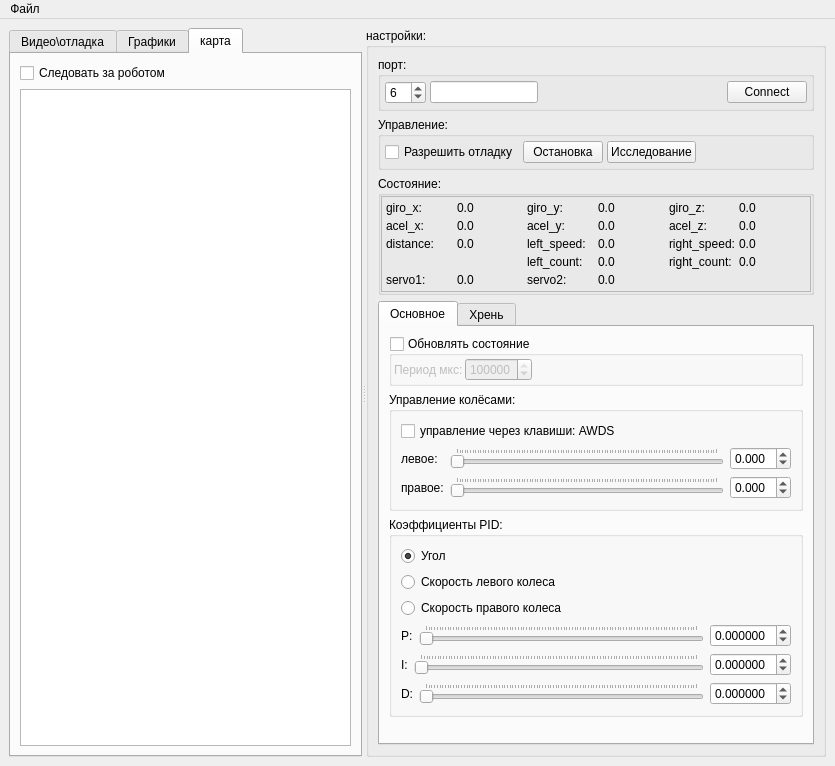
<?xml version="1.0" encoding="UTF-8"?>
<ui version="4.0">
 <class>MainWindow</class>
 <widget class="QMainWindow" name="MainWindow">
  <property name="geometry">
   <rect>
    <x>0</x>
    <y>0</y>
    <width>835</width>
    <height>765</height>
   </rect>
  </property>
  <property name="windowTitle">
   <string>MainWindow</string>
  </property>
  <widget class="QWidget" name="centralwidget">
   <layout class="QVBoxLayout" name="verticalLayout_9">
    <item>
     <widget class="QSplitter" name="splitter_2">
      <property name="orientation">
       <enum>Qt::Horizontal</enum>
      </property>
      <widget class="QTabWidget" name="tabWidget_2">
       <property name="currentIndex">
        <number>2</number>
       </property>
       <widget class="QWidget" name="tab_3">
        <attribute name="title">
         <string>Видео\отладка</string>
        </attribute>
        <layout class="QVBoxLayout" name="verticalLayout">
         <item>
          <widget class="QSplitter" name="splitter">
           <property name="frameShape">
            <enum>QFrame::StyledPanel</enum>
           </property>
           <property name="orientation">
            <enum>Qt::Vertical</enum>
           </property>
           <property name="opaqueResize">
            <bool>true</bool>
           </property>
           <property name="childrenCollapsible">
            <bool>true</bool>
           </property>
           <widget class="QFrame" name="frame_keys">
            <property name="focusPolicy">
             <enum>Qt::StrongFocus</enum>
            </property>
            <property name="frameShape">
             <enum>QFrame::StyledPanel</enum>
            </property>
            <property name="frameShadow">
             <enum>QFrame::Raised</enum>
            </property>
            <layout class="QGridLayout" name="gridLayout_9">
             <item row="2" column="0" colspan="3">
              <widget class="QLineEdit" name="lineEdit_text"/>
             </item>
             <item row="3" column="0" rowspan="2" colspan="3">
              <widget class="QPlainTextEdit" name="plainTextEdit_log">
               <property name="contextMenuPolicy">
                <enum>Qt::ActionsContextMenu</enum>
               </property>
               <property name="readOnly">
                <bool>true</bool>
               </property>
               <property name="centerOnScroll">
                <bool>true</bool>
               </property>
              </widget>
             </item>
            </layout>
           </widget>
           <widget class="LabelExt" name="label_video">
            <property name="contextMenuPolicy">
             <enum>Qt::ActionsContextMenu</enum>
            </property>
            <property name="frameShape">
             <enum>QFrame::NoFrame</enum>
            </property>
            <property name="text">
             <string/>
            </property>
            <property name="pixmap">
             <pixmap resource="res.qrc">:/res/Video.png</pixmap>
            </property>
            <property name="scaledContents">
             <bool>true</bool>
            </property>
            <property name="alignment">
             <set>Qt::AlignCenter</set>
            </property>
            <property name="wordWrap">
             <bool>false</bool>
            </property>
           </widget>
          </widget>
         </item>
        </layout>
       </widget>
       <widget class="QWidget" name="tab_4">
        <attribute name="title">
         <string>Графики</string>
        </attribute>
        <layout class="QVBoxLayout" name="verticalLayout_10"/>
       </widget>
       <widget class="QWidget" name="tab_5">
        <attribute name="title">
         <string>карта</string>
        </attribute>
        <layout class="QVBoxLayout" name="verticalLayout_11">
         <item>
          <widget class="QCheckBox" name="checkBox_folow_robot">
           <property name="text">
            <string>Следовать за роботом</string>
           </property>
          </widget>
         </item>
         <item>
          <widget class="SceneView" name="graphicsView">
           <property name="contextMenuPolicy">
            <enum>Qt::ActionsContextMenu</enum>
           </property>
           <property name="backgroundBrush">
            <brush brushstyle="NoBrush">
             <color alpha="255">
              <red>0</red>
              <green>0</green>
              <blue>0</blue>
             </color>
            </brush>
           </property>
           <property name="dragMode">
            <enum>QGraphicsView::ScrollHandDrag</enum>
           </property>
           <property name="cacheMode">
            <set>QGraphicsView::CacheBackground</set>
           </property>
           <property name="transformationAnchor">
            <enum>QGraphicsView::NoAnchor</enum>
           </property>
           <property name="resizeAnchor">
            <enum>QGraphicsView::NoAnchor</enum>
           </property>
          </widget>
         </item>
        </layout>
       </widget>
      </widget>
      <widget class="QGroupBox" name="groupBox_settings">
       <property name="title">
        <string>настройки:</string>
       </property>
       <layout class="QGridLayout" name="gridLayout">
        <item row="0" column="0">
         <widget class="QGroupBox" name="groupBox">
          <property name="title">
           <string>порт:</string>
          </property>
          <layout class="QGridLayout" name="gridLayout_2">
           <property name="margin">
            <number>4</number>
           </property>
           <property name="spacing">
            <number>4</number>
           </property>
           <item row="0" column="4">
            <widget class="QPushButton" name="pushButton_connect">
             <property name="text">
              <string>Connect</string>
             </property>
            </widget>
           </item>
           <item row="0" column="1">
            <widget class="QSpinBox" name="spinBox_port_name">
             <property name="value">
              <number>6</number>
             </property>
            </widget>
           </item>
           <item row="0" column="3">
            <spacer name="horizontalSpacer">
             <property name="orientation">
              <enum>Qt::Horizontal</enum>
             </property>
             <property name="sizeHint" stdset="0">
              <size>
               <width>40</width>
               <height>20</height>
              </size>
             </property>
            </spacer>
           </item>
           <item row="0" column="2">
            <widget class="QLineEdit" name="lineEdit_speed">
             <property name="sizePolicy">
              <sizepolicy hsizetype="Preferred" vsizetype="Fixed">
               <horstretch>0</horstretch>
               <verstretch>0</verstretch>
              </sizepolicy>
             </property>
             <property name="toolTip">
              <string>&lt;html&gt;&lt;head/&gt;&lt;body&gt;&lt;p&gt;Speed&lt;/p&gt;&lt;/body&gt;&lt;/html&gt;</string>
             </property>
             <property name="inputMask">
              <string>99999999; </string>
             </property>
            </widget>
           </item>
          </layout>
         </widget>
        </item>
        <item row="2" column="0">
         <widget class="QGroupBox" name="groupBox_5">
          <property name="title">
           <string>Состояние:</string>
          </property>
          <layout class="QVBoxLayout" name="verticalLayout_6" stretch="0">
           <property name="spacing">
            <number>0</number>
           </property>
           <property name="margin">
            <number>0</number>
           </property>
           <item>
            <widget class="QFrame" name="frame">
             <property name="frameShape">
              <enum>QFrame::StyledPanel</enum>
             </property>
             <property name="frameShadow">
              <enum>QFrame::Raised</enum>
             </property>
             <layout class="QGridLayout" name="gridLayout_3">
              <property name="margin">
               <number>4</number>
              </property>
              <property name="spacing">
               <number>4</number>
              </property>
              <item row="0" column="2">
               <widget class="QLabel" name="label_10">
                <property name="text">
                 <string>giro_y:</string>
                </property>
               </widget>
              </item>
              <item row="0" column="3">
               <widget class="QLabel" name="label_giro_y">
                <property name="text">
                 <string>0.0</string>
                </property>
               </widget>
              </item>
              <item row="0" column="4">
               <widget class="QLabel" name="label_12">
                <property name="text">
                 <string>giro_z:</string>
                </property>
               </widget>
              </item>
              <item row="0" column="5">
               <widget class="QLabel" name="label_giro_z">
                <property name="text">
                 <string>0.0</string>
                </property>
               </widget>
              </item>
              <item row="4" column="3">
               <widget class="QLabel" name="label_servo_2">
                <property name="text">
                 <string>0.0</string>
                </property>
               </widget>
              </item>
              <item row="4" column="2">
               <widget class="QLabel" name="label_16">
                <property name="text">
                 <string>servo2:</string>
                </property>
               </widget>
              </item>
              <item row="4" column="1">
               <widget class="QLabel" name="label_servo_1">
                <property name="text">
                 <string>0.0</string>
                </property>
               </widget>
              </item>
              <item row="4" column="0">
               <widget class="QLabel" name="label_14">
                <property name="text">
                 <string>servo1:</string>
                </property>
               </widget>
              </item>
              <item row="0" column="0">
               <widget class="QLabel" name="label_6">
                <property name="text">
                 <string>giro_x:</string>
                </property>
               </widget>
              </item>
              <item row="0" column="1">
               <widget class="QLabel" name="label_giro_x">
                <property name="text">
                 <string>0.0</string>
                </property>
               </widget>
              </item>
              <item row="2" column="0">
               <widget class="QLabel" name="label_13">
                <property name="text">
                 <string>distance:</string>
                </property>
               </widget>
              </item>
              <item row="2" column="1">
               <widget class="QLabel" name="label_distance">
                <property name="text">
                 <string>0.0</string>
                </property>
               </widget>
              </item>
              <item row="2" column="5">
               <widget class="QLabel" name="label_right_speed">
                <property name="text">
                 <string>0.0</string>
                </property>
               </widget>
              </item>
              <item row="2" column="3">
               <widget class="QLabel" name="label_left_speed">
                <property name="text">
                 <string>0.0</string>
                </property>
               </widget>
              </item>
              <item row="2" column="4">
               <widget class="QLabel" name="label_19">
                <property name="text">
                 <string>right_speed:</string>
                </property>
               </widget>
              </item>
              <item row="2" column="2">
               <widget class="QLabel" name="label_15">
                <property name="text">
                 <string>left_speed:</string>
                </property>
               </widget>
              </item>
              <item row="1" column="0">
               <widget class="QLabel" name="label_9">
                <property name="text">
                 <string>acel_x:</string>
                </property>
               </widget>
              </item>
              <item row="1" column="1">
               <widget class="QLabel" name="label_acel_x">
                <property name="text">
                 <string>0.0</string>
                </property>
               </widget>
              </item>
              <item row="1" column="2">
               <widget class="QLabel" name="label_11">
                <property name="text">
                 <string>acel_y:</string>
                </property>
               </widget>
              </item>
              <item row="1" column="3">
               <widget class="QLabel" name="label_acel_y">
                <property name="text">
                 <string>0.0</string>
                </property>
               </widget>
              </item>
              <item row="1" column="4">
               <widget class="QLabel" name="label_21">
                <property name="text">
                 <string>acel_z:</string>
                </property>
               </widget>
              </item>
              <item row="1" column="5">
               <widget class="QLabel" name="label_acel_z">
                <property name="text">
                 <string>0.0</string>
                </property>
               </widget>
              </item>
              <item row="3" column="2">
               <widget class="QLabel" name="label_22">
                <property name="text">
                 <string>left_count:</string>
                </property>
               </widget>
              </item>
              <item row="3" column="3">
               <widget class="QLabel" name="label_left_count">
                <property name="text">
                 <string>0.0</string>
                </property>
               </widget>
              </item>
              <item row="3" column="4">
               <widget class="QLabel" name="label_23">
                <property name="text">
                 <string>right_count:</string>
                </property>
               </widget>
              </item>
              <item row="3" column="5">
               <widget class="QLabel" name="label_right_count">
                <property name="text">
                 <string>0.0</string>
                </property>
               </widget>
              </item>
             </layout>
            </widget>
           </item>
          </layout>
         </widget>
        </item>
        <item row="4" column="0">
         <widget class="QTabWidget" name="tabWidget">
          <property name="currentIndex">
           <number>0</number>
          </property>
          <widget class="QWidget" name="tab">
           <attribute name="title">
            <string>Основное</string>
           </attribute>
           <layout class="QVBoxLayout" name="verticalLayout_4">
            <item>
             <widget class="QGroupBox" name="groupBox_update_state">
              <property name="title">
               <string>Обновлять состояние</string>
              </property>
              <property name="checkable">
               <bool>true</bool>
              </property>
              <property name="checked">
               <bool>false</bool>
              </property>
              <layout class="QHBoxLayout" name="horizontalLayout_7">
               <property name="spacing">
                <number>2</number>
               </property>
               <property name="margin">
                <number>2</number>
               </property>
               <item>
                <widget class="QLabel" name="label_8">
                 <property name="text">
                  <string>Период мкс:</string>
                 </property>
                </widget>
               </item>
               <item>
                <widget class="QSpinBox" name="spinBox_info_period">
                 <property name="minimum">
                  <number>10000</number>
                 </property>
                 <property name="maximum">
                  <number>10000000</number>
                 </property>
                 <property name="value">
                  <number>1000000</number>
                 </property>
                </widget>
               </item>
               <item>
                <spacer name="horizontalSpacer_4">
                 <property name="orientation">
                  <enum>Qt::Horizontal</enum>
                 </property>
                 <property name="sizeHint" stdset="0">
                  <size>
                   <width>40</width>
                   <height>20</height>
                  </size>
                 </property>
                </spacer>
               </item>
              </layout>
             </widget>
            </item>
            <item>
             <widget class="QGroupBox" name="groupBox_4">
              <property name="title">
               <string>Управление колёсами:</string>
              </property>
              <layout class="QGridLayout" name="gridLayout_4">
               <item row="2" column="2">
                <widget class="QDoubleSpinBox" name="doubleSpinBox_right_wheel">
                 <property name="decimals">
                  <number>3</number>
                 </property>
                 <property name="minimum">
                  <double>-1.000000000000000</double>
                 </property>
                 <property name="maximum">
                  <double>1.000000000000000</double>
                 </property>
                 <property name="singleStep">
                  <double>0.001000000000000</double>
                 </property>
                </widget>
               </item>
               <item row="2" column="0">
                <widget class="QLabel" name="label_5">
                 <property name="text">
                  <string>правое:</string>
                 </property>
                </widget>
               </item>
               <item row="2" column="1">
                <widget class="QSlider" name="horizontalSlider_right_wheel">
                 <property name="sizePolicy">
                  <sizepolicy hsizetype="Expanding" vsizetype="Fixed">
                   <horstretch>0</horstretch>
                   <verstretch>0</verstretch>
                  </sizepolicy>
                 </property>
                 <property name="maximum">
                  <number>1000</number>
                 </property>
                 <property name="orientation">
                  <enum>Qt::Horizontal</enum>
                 </property>
                 <property name="tickPosition">
                  <enum>QSlider::TicksAbove</enum>
                 </property>
                </widget>
               </item>
               <item row="1" column="1">
                <widget class="QSlider" name="horizontalSlider_left_wheel">
                 <property name="sizePolicy">
                  <sizepolicy hsizetype="Expanding" vsizetype="Fixed">
                   <horstretch>0</horstretch>
                   <verstretch>0</verstretch>
                  </sizepolicy>
                 </property>
                 <property name="maximum">
                  <number>1000</number>
                 </property>
                 <property name="orientation">
                  <enum>Qt::Horizontal</enum>
                 </property>
                 <property name="tickPosition">
                  <enum>QSlider::TicksAbove</enum>
                 </property>
                </widget>
               </item>
               <item row="1" column="2">
                <widget class="QDoubleSpinBox" name="doubleSpinBox_left_wheel">
                 <property name="decimals">
                  <number>3</number>
                 </property>
                 <property name="minimum">
                  <double>-1.000000000000000</double>
                 </property>
                 <property name="maximum">
                  <double>1.000000000000000</double>
                 </property>
                 <property name="singleStep">
                  <double>0.001000000000000</double>
                 </property>
                </widget>
               </item>
               <item row="1" column="0">
                <widget class="QLabel" name="label_4">
                 <property name="text">
                  <string>левое:</string>
                 </property>
                </widget>
               </item>
               <item row="0" column="0" colspan="3">
                <widget class="QCheckBox" name="checkBox_enable_key_controll">
                 <property name="text">
                  <string>управление через клавиши: AWDS</string>
                 </property>
                </widget>
               </item>
              </layout>
             </widget>
            </item>
            <item>
             <widget class="QGroupBox" name="groupBox_2">
              <property name="title">
               <string>Коэффициенты PID:</string>
              </property>
              <layout class="QVBoxLayout" name="verticalLayout_2">
               <item>
                <widget class="QRadioButton" name="radioButton_angle">
                 <property name="text">
                  <string>Угол</string>
                 </property>
                 <property name="checked">
                  <bool>true</bool>
                 </property>
                </widget>
               </item>
               <item>
                <widget class="QRadioButton" name="radioButton_left_wheel">
                 <property name="text">
                  <string>Скорость левого колеса</string>
                 </property>
                </widget>
               </item>
               <item>
                <widget class="QRadioButton" name="radioButton_right_wheel">
                 <property name="text">
                  <string>Скорость правого колеса</string>
                 </property>
                </widget>
               </item>
               <item>
                <layout class="QHBoxLayout" name="horizontalLayout_2">
                 <item>
                  <widget class="QLabel" name="label">
                   <property name="text">
                    <string>P:</string>
                   </property>
                  </widget>
                 </item>
                 <item>
                  <widget class="QSlider" name="horizontalSlider_p">
                   <property name="sizePolicy">
                    <sizepolicy hsizetype="Expanding" vsizetype="Fixed">
                     <horstretch>0</horstretch>
                     <verstretch>0</verstretch>
                    </sizepolicy>
                   </property>
                   <property name="maximum">
                    <number>1000</number>
                   </property>
                   <property name="pageStep">
                    <number>10</number>
                   </property>
                   <property name="orientation">
                    <enum>Qt::Horizontal</enum>
                   </property>
                   <property name="tickPosition">
                    <enum>QSlider::TicksAbove</enum>
                   </property>
                  </widget>
                 </item>
                 <item>
                  <widget class="QDoubleSpinBox" name="doubleSpinBox_p">
                   <property name="decimals">
                    <number>6</number>
                   </property>
                   <property name="minimum">
                    <double>-5.000000000000000</double>
                   </property>
                   <property name="maximum">
                    <double>5.000000000000000</double>
                   </property>
                   <property name="singleStep">
                    <double>0.001000000000000</double>
                   </property>
                  </widget>
                 </item>
                </layout>
               </item>
               <item>
                <layout class="QHBoxLayout" name="horizontalLayout_3">
                 <item>
                  <widget class="QLabel" name="label_2">
                   <property name="text">
                    <string>I:</string>
                   </property>
                  </widget>
                 </item>
                 <item>
                  <widget class="QSlider" name="horizontalSlider_i">
                   <property name="maximum">
                    <number>1000</number>
                   </property>
                   <property name="pageStep">
                    <number>10</number>
                   </property>
                   <property name="orientation">
                    <enum>Qt::Horizontal</enum>
                   </property>
                   <property name="tickPosition">
                    <enum>QSlider::TicksAbove</enum>
                   </property>
                  </widget>
                 </item>
                 <item>
                  <widget class="QDoubleSpinBox" name="doubleSpinBox_i">
                   <property name="decimals">
                    <number>6</number>
                   </property>
                   <property name="minimum">
                    <double>-5.000000000000000</double>
                   </property>
                   <property name="maximum">
                    <double>5.000000000000000</double>
                   </property>
                   <property name="singleStep">
                    <double>0.001000000000000</double>
                   </property>
                  </widget>
                 </item>
                </layout>
               </item>
               <item>
                <layout class="QHBoxLayout" name="horizontalLayout_4">
                 <item>
                  <widget class="QLabel" name="label_3">
                   <property name="text">
                    <string>D:</string>
                   </property>
                  </widget>
                 </item>
                 <item>
                  <widget class="QSlider" name="horizontalSlider_d">
                   <property name="maximum">
                    <number>1000</number>
                   </property>
                   <property name="pageStep">
                    <number>10</number>
                   </property>
                   <property name="orientation">
                    <enum>Qt::Horizontal</enum>
                   </property>
                   <property name="tickPosition">
                    <enum>QSlider::TicksAbove</enum>
                   </property>
                  </widget>
                 </item>
                 <item>
                  <widget class="QDoubleSpinBox" name="doubleSpinBox_d">
                   <property name="decimals">
                    <number>6</number>
                   </property>
                   <property name="minimum">
                    <double>-5.000000000000000</double>
                   </property>
                   <property name="maximum">
                    <double>5.000000000000000</double>
                   </property>
                   <property name="singleStep">
                    <double>0.001000000000000</double>
                   </property>
                  </widget>
                 </item>
                </layout>
               </item>
              </layout>
             </widget>
            </item>
            <item>
             <spacer name="verticalSpacer">
              <property name="orientation">
               <enum>Qt::Vertical</enum>
              </property>
              <property name="sizeHint" stdset="0">
               <size>
                <width>20</width>
                <height>40</height>
               </size>
              </property>
             </spacer>
            </item>
           </layout>
          </widget>
          <widget class="QWidget" name="tab_2">
           <attribute name="title">
            <string>Хрень</string>
           </attribute>
           <layout class="QVBoxLayout" name="verticalLayout_5">
            <item>
             <widget class="QGroupBox" name="groupBox_3">
              <property name="title">
               <string>угол:</string>
              </property>
              <layout class="QVBoxLayout" name="verticalLayout_3">
               <item>
                <widget class="QDial" name="dial_angle">
                 <property name="toolTip">
                  <string>&lt;html&gt;&lt;head/&gt;&lt;body&gt;&lt;p&gt;направление&lt;/p&gt;&lt;/body&gt;&lt;/html&gt;</string>
                 </property>
                 <property name="maximum">
                  <number>2000</number>
                 </property>
                 <property name="pageStep">
                  <number>0</number>
                 </property>
                 <property name="invertedAppearance">
                  <bool>false</bool>
                 </property>
                 <property name="invertedControls">
                  <bool>false</bool>
                 </property>
                 <property name="wrapping">
                  <bool>true</bool>
                 </property>
                 <property name="notchTarget">
                  <double>3.700000000000000</double>
                 </property>
                 <property name="notchesVisible">
                  <bool>false</bool>
                 </property>
                </widget>
               </item>
               <item>
                <widget class="QDoubleSpinBox" name="doubleSpinBox_angle">
                 <property name="decimals">
                  <number>4</number>
                 </property>
                 <property name="minimum">
                  <double>-3.141500000000000</double>
                 </property>
                 <property name="maximum">
                  <double>3.141500000000000</double>
                 </property>
                 <property name="singleStep">
                  <double>0.010000000000000</double>
                 </property>
                </widget>
               </item>
               <item>
                <layout class="QHBoxLayout" name="horizontalLayout_6">
                 <item>
                  <widget class="QLabel" name="label_7">
                   <property name="text">
                    <string>Смещение:</string>
                   </property>
                  </widget>
                 </item>
                 <item>
                  <widget class="QSlider" name="horizontalSlider_offset">
                   <property name="maximum">
                    <number>1000</number>
                   </property>
                   <property name="orientation">
                    <enum>Qt::Horizontal</enum>
                   </property>
                   <property name="tickPosition">
                    <enum>QSlider::TicksAbove</enum>
                   </property>
                  </widget>
                 </item>
                 <item>
                  <widget class="QDoubleSpinBox" name="doubleSpinBox_offset">
                   <property name="decimals">
                    <number>4</number>
                   </property>
                   <property name="minimum">
                    <double>-1.000000000000000</double>
                   </property>
                   <property name="maximum">
                    <double>1.000000000000000</double>
                   </property>
                   <property name="singleStep">
                    <double>0.010000000000000</double>
                   </property>
                  </widget>
                 </item>
                </layout>
               </item>
              </layout>
             </widget>
            </item>
            <item>
             <widget class="QGroupBox" name="groupBox_9">
              <property name="title">
               <string>Управление скоростью колёс:</string>
              </property>
              <layout class="QVBoxLayout" name="verticalLayout_7">
               <item>
                <widget class="QRadioButton" name="radioButton_left_wheel_speed">
                 <property name="text">
                  <string>Скорость левого колеса</string>
                 </property>
                 <property name="checked">
                  <bool>true</bool>
                 </property>
                </widget>
               </item>
               <item>
                <widget class="QRadioButton" name="radioButton_right_wheel_speed">
                 <property name="text">
                  <string>Скорость правого колеса</string>
                 </property>
                </widget>
               </item>
               <item>
                <widget class="QRadioButton" name="radioButton_wheels_speed">
                 <property name="text">
                  <string>Оба колеса</string>
                 </property>
                </widget>
               </item>
               <item>
                <layout class="QHBoxLayout" name="horizontalLayout_15">
                 <item>
                  <widget class="QLabel" name="label_17">
                   <property name="text">
                    <string>Скорость:</string>
                   </property>
                  </widget>
                 </item>
                 <item>
                  <widget class="QSlider" name="horizontalSlider_speed">
                   <property name="minimum">
                    <number>-200000</number>
                   </property>
                   <property name="maximum">
                    <number>200000</number>
                   </property>
                   <property name="pageStep">
                    <number>10</number>
                   </property>
                   <property name="tracking">
                    <bool>true</bool>
                   </property>
                   <property name="orientation">
                    <enum>Qt::Horizontal</enum>
                   </property>
                   <property name="tickPosition">
                    <enum>QSlider::NoTicks</enum>
                   </property>
                  </widget>
                 </item>
                 <item>
                  <widget class="QSpinBox" name="spinBox">
                   <property name="minimum">
                    <number>-200000</number>
                   </property>
                   <property name="maximum">
                    <number>200000</number>
                   </property>
                  </widget>
                 </item>
                </layout>
               </item>
              </layout>
             </widget>
            </item>
            <item>
             <widget class="QGroupBox" name="groupBox_10">
              <property name="title">
               <string>Сервы:</string>
              </property>
              <layout class="QVBoxLayout" name="verticalLayout_8">
               <item>
                <layout class="QHBoxLayout" name="horizontalLayout_16">
                 <item>
                  <widget class="QLabel" name="label_18">
                   <property name="text">
                    <string>Серва1:</string>
                   </property>
                  </widget>
                 </item>
                 <item>
                  <widget class="QSlider" name="horizontalSlider_servo_1">
                   <property name="minimum">
                    <number>0</number>
                   </property>
                   <property name="maximum">
                    <number>180</number>
                   </property>
                   <property name="pageStep">
                    <number>1</number>
                   </property>
                   <property name="value">
                    <number>90</number>
                   </property>
                   <property name="tracking">
                    <bool>true</bool>
                   </property>
                   <property name="orientation">
                    <enum>Qt::Horizontal</enum>
                   </property>
                   <property name="tickPosition">
                    <enum>QSlider::NoTicks</enum>
                   </property>
                  </widget>
                 </item>
                 <item>
                  <widget class="QSpinBox" name="spinBox_servo_1">
                   <property name="minimum">
                    <number>0</number>
                   </property>
                   <property name="maximum">
                    <number>180</number>
                   </property>
                   <property name="value">
                    <number>90</number>
                   </property>
                  </widget>
                 </item>
                </layout>
               </item>
               <item>
                <layout class="QHBoxLayout" name="horizontalLayout_18">
                 <item>
                  <widget class="QLabel" name="label_20">
                   <property name="text">
                    <string>Серва2:</string>
                   </property>
                  </widget>
                 </item>
                 <item>
                  <widget class="QSlider" name="horizontalSlider_servo_2">
                   <property name="minimum">
                    <number>0</number>
                   </property>
                   <property name="maximum">
                    <number>180</number>
                   </property>
                   <property name="pageStep">
                    <number>1</number>
                   </property>
                   <property name="value">
                    <number>90</number>
                   </property>
                   <property name="tracking">
                    <bool>true</bool>
                   </property>
                   <property name="orientation">
                    <enum>Qt::Horizontal</enum>
                   </property>
                   <property name="tickPosition">
                    <enum>QSlider::NoTicks</enum>
                   </property>
                  </widget>
                 </item>
                 <item>
                  <widget class="QSpinBox" name="spinBox_servo_2">
                   <property name="minimum">
                    <number>0</number>
                   </property>
                   <property name="maximum">
                    <number>180</number>
                   </property>
                   <property name="value">
                    <number>90</number>
                   </property>
                  </widget>
                 </item>
                </layout>
               </item>
              </layout>
             </widget>
            </item>
            <item>
             <spacer name="verticalSpacer_3">
              <property name="orientation">
               <enum>Qt::Vertical</enum>
              </property>
              <property name="sizeHint" stdset="0">
               <size>
                <width>20</width>
                <height>40</height>
               </size>
              </property>
             </spacer>
            </item>
           </layout>
          </widget>
         </widget>
        </item>
        <item row="1" column="0">
         <widget class="QGroupBox" name="groupBox_6">
          <property name="title">
           <string>Управление:</string>
          </property>
          <layout class="QGridLayout" name="gridLayout_5">
           <property name="margin">
            <number>4</number>
           </property>
           <property name="spacing">
            <number>4</number>
           </property>
           <item row="0" column="1">
            <widget class="QPushButton" name="pushButton_stop">
             <property name="text">
              <string>Остановка</string>
             </property>
            </widget>
           </item>
           <item row="0" column="2">
            <widget class="QPushButton" name="pushButton_start_walk">
             <property name="text">
              <string>Исследование</string>
             </property>
            </widget>
           </item>
           <item row="0" column="4">
            <spacer name="horizontalSpacer_5">
             <property name="orientation">
              <enum>Qt::Horizontal</enum>
             </property>
             <property name="sizeHint" stdset="0">
              <size>
               <width>40</width>
               <height>20</height>
              </size>
             </property>
            </spacer>
           </item>
           <item row="0" column="0">
            <widget class="QCheckBox" name="checkBox_enable_debug">
             <property name="text">
              <string>Разрешить отладку</string>
             </property>
            </widget>
           </item>
          </layout>
         </widget>
        </item>
       </layout>
      </widget>
     </widget>
    </item>
   </layout>
  </widget>
  <widget class="QMenuBar" name="menubar">
   <property name="geometry">
    <rect>
     <x>0</x>
     <y>0</y>
     <width>835</width>
     <height>21</height>
    </rect>
   </property>
   <widget class="QMenu" name="menuAfqk">
    <property name="title">
     <string>Файл</string>
    </property>
   </widget>
   <addaction name="menuAfqk"/>
  </widget>
  <action name="action_reset_camera">
   <property name="text">
    <string>Сбросить камеру</string>
   </property>
  </action>
  <action name="action_clear">
   <property name="text">
    <string>Очистить</string>
   </property>
  </action>
  <action name="action_clear_map">
   <property name="text">
    <string>очистить карту</string>
   </property>
  </action>
 </widget>
 <customwidgets>
  <customwidget>
   <class>LabelExt</class>
   <extends>QLabel</extends>
   <header>label_ext</header>
  </customwidget>
  <customwidget>
   <class>SceneView</class>
   <extends>QGraphicsView</extends>
   <header>robot_scene_view</header>
  </customwidget>
 </customwidgets>
 <resources>
  <include location="res.qrc"/>
 </resources>
 <connections>
  <connection>
   <sender>spinBox_servo_2</sender>
   <signal>valueChanged(int)</signal>
   <receiver>horizontalSlider_servo_2</receiver>
   <slot>setValue(int)</slot>
   <hints>
    <hint type="sourcelabel">
     <x>911</x>
     <y>561</y>
    </hint>
    <hint type="destinationlabel">
     <x>763</x>
     <y>561</y>
    </hint>
   </hints>
  </connection>
  <connection>
   <sender>spinBox</sender>
   <signal>valueChanged(int)</signal>
   <receiver>horizontalSlider_speed</receiver>
   <slot>setValue(int)</slot>
   <hints>
    <hint type="sourcelabel">
     <x>937</x>
     <y>478</y>
    </hint>
    <hint type="destinationlabel">
     <x>888</x>
     <y>477</y>
    </hint>
   </hints>
  </connection>
  <connection>
   <sender>horizontalSlider_speed</sender>
   <signal>valueChanged(int)</signal>
   <receiver>spinBox</receiver>
   <slot>setValue(int)</slot>
   <hints>
    <hint type="sourcelabel">
     <x>888</x>
     <y>477</y>
    </hint>
    <hint type="destinationlabel">
     <x>937</x>
     <y>478</y>
    </hint>
   </hints>
  </connection>
  <connection>
   <sender>horizontalSlider_servo_1</sender>
   <signal>valueChanged(int)</signal>
   <receiver>spinBox_servo_1</receiver>
   <slot>setValue(int)</slot>
   <hints>
    <hint type="sourcelabel">
     <x>719</x>
     <y>534</y>
    </hint>
    <hint type="destinationlabel">
     <x>918</x>
     <y>533</y>
    </hint>
   </hints>
  </connection>
  <connection>
   <sender>spinBox_servo_1</sender>
   <signal>valueChanged(int)</signal>
   <receiver>horizontalSlider_servo_1</receiver>
   <slot>setValue(int)</slot>
   <hints>
    <hint type="sourcelabel">
     <x>910</x>
     <y>524</y>
    </hint>
    <hint type="destinationlabel">
     <x>788</x>
     <y>528</y>
    </hint>
   </hints>
  </connection>
  <connection>
   <sender>horizontalSlider_servo_2</sender>
   <signal>valueChanged(int)</signal>
   <receiver>spinBox_servo_2</receiver>
   <slot>setValue(int)</slot>
   <hints>
    <hint type="sourcelabel">
     <x>842</x>
     <y>553</y>
    </hint>
    <hint type="destinationlabel">
     <x>921</x>
     <y>556</y>
    </hint>
   </hints>
  </connection>
 </connections>
</ui>
